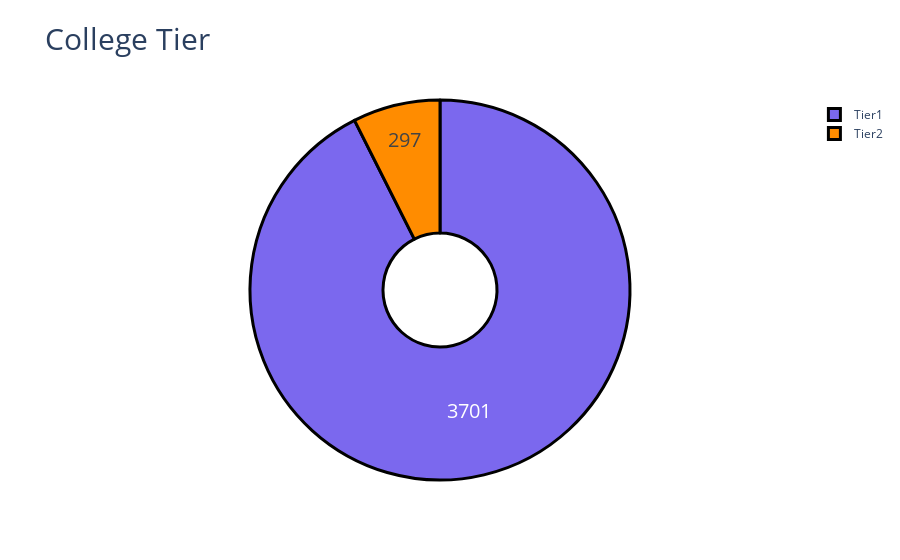

Notebook source saved alongside this figure:
### Code cell
import plotly.graph_objs as go
plt.figure(figsize=(4,3))
labels=["Tier1","Tier2"]
values = df['CollegeTier'].value_counts()
colors = ['mediumslateblue', 'darkorange']
fig = go.Figure(data=[go.Pie(labels=labels,
                             values=values,hole=.3)])
fig.update_traces(hoverinfo='label+percent', textinfo='value', textfont_size=20,
                  marker=dict(colors=colors, line=dict(color='#000000', width=3)))
fig.update_layout(title="College Tier",
                  titlefont={'size': 30},      
                  )
fig.show()

### Figure 1 — Plotly figure (JSON) as saved in the notebook; plotly's stock layout.template omitted (floating-point values rounded to 4 significant figures)
{"data": [{"hole": 0.3, "hoverinfo": "label+percent", "labels": ["Tier1", "Tier2"], "marker": {"colors": ["mediumslateblue", "darkorange"], "line": {"color": "#000000", "width": 3}}, "textfont": {"size": 20}, "textinfo": "value", "type": "pie", "values": [3701, 297]}], "layout": {"title": {"font": {"size": 30}, "text": "College Tier"}}}
